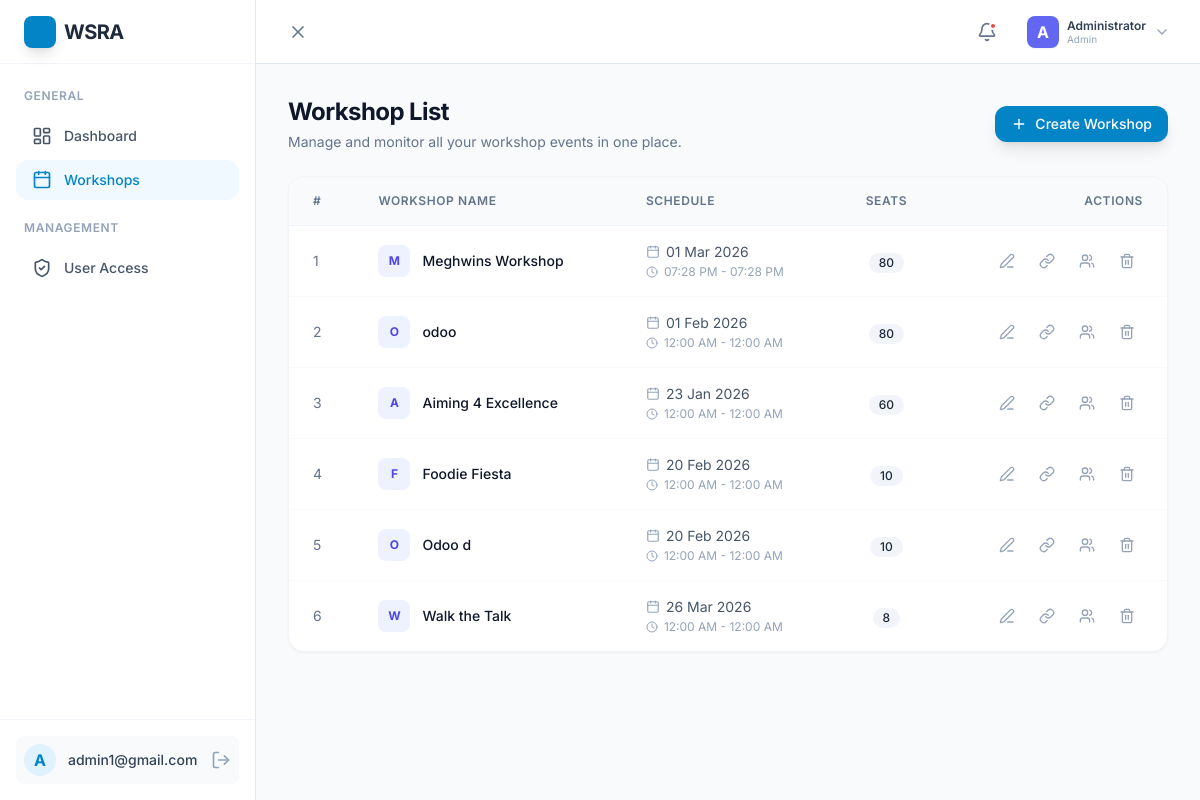
Page /show_workshop (signed in) on the committed database.
### main/models.py (models this page shows, shortened)
class User(AbstractBaseUser, PermissionsMixin):
    account_made_at = models.DateTimeField(auto_now=True,null=True,blank=True)
    email = models.EmailField(max_length=50, unique=True)
    password = models.CharField(max_length=500)
    first_name = models.CharField(max_length=50,blank=True,null=True)
    last_name = models.CharField(max_length=50,blank=True,null=True)
    is_admin = models.BooleanField(default=False)
    is_active = models.BooleanField(default=True)
    is_staff = models.BooleanField(default=False)
    is_superuser = models.BooleanField(default=False)
    phone_number = models.IntegerField(blank=True,null=True)
    designation = models.CharField(max_length=50,blank=True,null=True)
    roles = (("ADMIN", "ADMIN"), ("MANAGER", "MANAGER"))
    role = models.CharField(max_length=50,choices=roles, default="MANAGER")
    USERNAME_FIELD = 'email'
    objects = UserManager()

class Workshop(models.Model):
    workshop_name = models.CharField(max_length=200)
    workshop_start_date = models.DateTimeField(null=True,blank=True)
    workshop_end_date = models.DateTimeField(null=True,blank=True)
    workshop_description = models.TextField(null=True,blank=True)
    workshop_logo = models.ImageField(upload_to='logo/')
    workshop_location = models.CharField(max_length=500)
    company_logo  =models.ImageField(upload_to='company_logo/', null=True, blank=True)
    photos_link = models.CharField(null=True, blank=True,max_length=100)
    workshop_seats = models.IntegerField(null=True,blank=True)
    workshop_tables = models.IntegerField(null=True, blank=True)
    number_workshop_groups = models.IntegerField(null=True, blank=True)
    workshop_seats_per_table = models.IntegerField(null=True, blank=True)
    workshop_manager = models.ForeignKey(User, default=1, on_delete=models.SET_DEFAULT)
    workshop_uuid = models.UUIDField(default=uuid.uuid4)
    is_closed = models.BooleanField(default=False)
    presenter_tables = models.CharField(max_length=500, blank=True, null=True)
    is_designation_required = models.BooleanField(default=True)

### main/views.py (the view)
# urls.py: path('show_workshop', views.show_workshop, name="show_workshop"),
@login_required(login_url="../login/")
def show_workshop(request):
    data = models.Workshop.objects.all().order_by("-id")
    return render(request, "workshop/show_workshop.html", context={
        "data": data,
        "show_flag": True,
        "heading": "Workshop List",
        "columns": ["Sr No.", "Name", "Date", "Total Seats"],
        "add_url": "/add_workshop",
        "edit_url": "/edit_workshop",
        "delete_url": "/delete_workshop",
        "workshop_key": True
    })

### main/templates/workshop/show_workshop.html (shortened to what this page needs)
{% extends "base_new.html" %}
{% load static %}
{% block content %}
<div class="space-y-6">
    {% if show_flag %}
        <div class="flex items-center justify-between">
            <div>
                <h1 class="text-2xl font-bold text-slate-900 tracking-tight">{{ heading }}</h1>
                <p class="text-slate-500 text-sm mt-1">Manage and monitor all your workshop events in one place.</p>
            </div>
            <a href="{% url 'add_workshop' %}" class="inline-flex items-center px-4 py-2 text-sm font-medium text-white bg-primary-600 rounded-xl shadow-lg shadow-primary-200 hover:bg-primary-700 transition-all">
                <i data-lucide="plus" class="w-4 h-4 mr-2"></i>
                Create Workshop
            </a>
        </div>
        <div class="bg-white rounded-2xl border border-slate-100 shadow-sm overflow-hidden">
            <div class="overflow-x-auto">
                <table class="w-full text-left border-collapse">
                    <thead>
                        <tr class="bg-slate-50 border-b border-slate-100">
                            <th class="px-6 py-4 text-xs font-semibold text-slate-500 uppercase tracking-wider">#</th>
                            <th class="px-6 py-4 text-xs font-semibold text-slate-500 uppercase tracking-wider">Workshop Name</th>
                            <th class="px-6 py-4 text-xs font-semibold text-slate-500 uppercase tracking-wider">Schedule</th>
                            <th class="px-6 py-4 text-xs font-semibold text-slate-500 uppercase tracking-wider text-center">Seats</th>
                            <th class="px-6 py-4 text-xs font-semibold text-slate-500 uppercase tracking-wider text-right">Actions</th>
                        </tr>
                    </thead>
                    <tbody class="divide-y divide-slate-50">
                        {% for obj in data %}
                        <tr class="hover:bg-slate-50/50 transition-colors group">
                            <td class="px-6 py-4 text-sm text-slate-500">{{ forloop.counter }}</td>
                            <td class="px-6 py-4">
                                <div class="flex items-center">
                                    <div class="w-8 h-8 rounded-lg bg-indigo-50 text-indigo-600 flex items-center justify-center mr-3 font-bold text-xs">
                                        {{ obj.workshop_name|slice:":1"|upper }}
                                    </div>
                                    <span class="text-sm font-medium text-slate-900">{{ obj.workshop_name }}</span>
                                </div>
                            </td>
                            <td class="px-6 py-4">
                                <div class="text-sm text-slate-600 space-y-0.5">
                                    <div class="flex items-center">
                                        <i data-lucide="calendar" class="w-3.5 h-3.5 mr-1.5 text-slate-400"></i>
                                        {{ obj.workshop_start_date|date:"d M Y" }}
                                    </div>
                                    <div class="flex items-center text-xs text-slate-400">
                                        <i data-lucide="clock" class="w-3 h-3 mr-1.5"></i>
                                        {{ obj.workshop_start_date|date:"h:i A" }} - {{ obj.workshop_end_date|date:"h:i A" }}
                                    </div>
                                </div>
                            </td>
                            <td class="px-6 py-4 text-center">
                                <span class="inline-flex items-center px-2.5 py-0.5 rounded-full text-xs font-medium bg-slate-100 text-slate-800">
                                    {{ obj.workshop_seats }}
                                </span>
                            </td>
                            <td class="px-6 py-4 text-right">
                                <div class="flex items-center justify-end space-x-2">
                                    <a href="{% url 'edit_workshop' obj.pk %}" class="p-2 text-slate-400 hover:text-emerald-600 hover:bg-emerald-50 rounded-lg transition-all" title="Edit Workshop">
                                        <i data-lucide="edit-3" class="w-4 h-4"></i>
                                    </a>
                                    <a href="{% url 'visitor_registration_form' obj.workshop_uuid %}" target="_blank" class="p-2 text-slate-400 hover:text-amber-600 hover:bg-amber-50 rounded-lg transition-all" title="Registration Link">
                                        <i data-lucide="link" class="w-4 h-4"></i>
                                    </a>
                                    <a href="{% url 'show_visitors' obj.pk %}" class="p-2 text-slate-400 hover:text-blue-600 hover:bg-blue-50 rounded-lg transition-all" title="View Visitors">
                                        <i data-lucide="users" class="w-4 h-4"></i>
                                    </a>
                                    <button data-url='{% url "delete_workshop" obj.pk %}' onclick="confirmDelete(this.dataset.url)" class="p-2 text-slate-400 hover:text-rose-600 hover:bg-rose-50 rounded-lg transition-all" title="Delete Workshop">
                                        <i data-lucide="trash-2" class="w-4 h-4"></i>
                                    </button>
                                </div>
                            </td>
                        </tr>
                        {% empty %}
                        <tr>
                            <td colspan="5" class="px-6 py-12 text-center text-slate-500 italic">No workshops found. Create one to get started!</td>
                        </tr>
                        {% endfor %}
                    </tbody>
                </table>
            </div>
        </div>
    {% endif %}
</div>
{% endblock content %}

### main/templates/components/sidebar.html (shortened to what this page needs)
<div class="fixed inset-y-0 left-0 z-50 flex flex-col w-64 transition-transform duration-300 transform bg-white border-r border-slate-200"
     :class="{ '-translate-x-full': !sidebarOpen, 'translate-x-0': sidebarOpen }">
    <div class="flex items-center justify-between h-16 px-6 border-b border-slate-100">
        <a href="/" class="flex items-center space-x-2">
            <div class="flex items-center justify-center w-8 h-8 rounded-lg bg-primary-600 text-white shadow-lg">
                <i data-lucide="antigravity" class="w-5 h-5"></i>
            </div>
            <span class="text-xl font-bold tracking-tight text-slate-800">WSRA</span>
        </a>
    </div>
    <nav class="flex-1 p-4 space-y-1 overflow-y-auto">
        <div class="px-2 py-2 text-xs font-semibold tracking-wider text-slate-400 uppercase">General</div>
        <a href="{% url 'home' %}" class="flex items-center px-4 py-2.5 text-sm font-medium transition-colors rounded-xl hover:bg-slate-50 {% if request.path == '/' %}bg-primary-50 text-primary-600{% else %}text-slate-600 hover:text-slate-900{% endif %}">
            <i data-lucide="layout-dashboard" class="w-5 h-5 mr-3"></i>
            Dashboard
        </a>
        <a href="{% url 'show_workshop' %}" class="flex items-center px-4 py-2.5 text-sm font-medium transition-colors rounded-xl hover:bg-slate-50 {% if 'show_workshop' in request.path or 'show_visitors' in request.path %}bg-primary-50 text-primary-600{% else %}text-slate-600 hover:text-slate-900{% endif %}">
            <i data-lucide="calendar" class="w-5 h-5 mr-3"></i>
            Workshops
        </a>
        <div class="pt-4 px-2 py-2 text-xs font-semibold tracking-wider text-slate-400 uppercase">Management</div>
        <a href="{% url 'show_users' %}" class="flex items-center px-4 py-2.5 text-sm font-medium transition-colors rounded-xl hover:bg-slate-50 {% if 'show_users' in request.path %}bg-primary-50 text-primary-600{% else %}text-slate-600 hover:text-slate-900{% endif %}">
            <i data-lucide="shield-check" class="w-5 h-5 mr-3"></i>
            User Access
        </a>
    </nav>
    <div class="p-4 border-t border-slate-100">
        <div class="flex items-center justify-between p-2 rounded-lg bg-slate-50">
            <div class="flex items-center min-w-0">
                <div class="w-8 h-8 rounded-full bg-primary-100 flex items-center justify-center text-primary-600 font-bold">
                    {{ request.user.email|slice:":1"|upper }}
                </div>
                <div class="ml-3 min-w-0">
                    <p class="text-sm font-medium text-slate-700 truncate">{{ request.user.email }}</p>
                </div>
            </div>
            <a href="/logout/" title="Logout" class="text-slate-400 hover:text-red-500">
                <i data-lucide="log-out" class="w-5 h-5"></i>
            </a>
        </div>
    </div>
</div>

### main/templates/components/navbar.html (shortened to what this page needs)
<header class="flex items-center justify-between h-16 px-6 bg-white border-b border-slate-200 shrink-0">
    <div class="flex items-center">
        <button @click="sidebarOpen = !sidebarOpen" class="p-2 mr-4 text-slate-500 transition-colors rounded-lg hover:bg-slate-50 focus:outline-none">
            <i data-lucide="x" class="w-5 h-5" x-show="sidebarOpen"></i>
        </button>
    </div>
    <div class="flex items-center space-x-4">
        <button class="relative p-2 text-slate-500 transition-colors rounded-lg hover:bg-slate-50 focus:outline-none">
            <i data-lucide="bell" class="w-5 h-5"></i>
            <span class="absolute top-2 right-2 w-2 h-2 bg-red-500 rounded-full border-2 border-white"></span>
        </button>
        <div class="relative" x-data="{ open: false }">
            <button @click="open = !open" class="flex items-center space-x-2 p-1.5 focus:outline-none transition-colors rounded-xl hover:bg-slate-50">
                <div class="w-8 h-8 rounded-lg bg-indigo-500 flex items-center justify-center text-white font-bold shadow-sm">
                    {{ request.user.email|slice:":1"|upper }}
                </div>
                <div class="hidden sm:block text-left">
                    <p class="text-xs font-semibold text-slate-700 leading-tight">Administrator</p>
                    <p class="text-[10px] text-slate-400 leading-tight">Admin</p>
                </div>
                <i data-lucide="chevron-down" class="w-4 h-4 text-slate-400 transition-transform" :class="{ 'rotate-180': open }"></i>
            </button>
        </div>
    </div>
</header>

### rows in the picture
User: user.email "A", user.email "admin1@gmail.com"
Workshop: workshop_name "M", workshop_name "Meghwins Workshop", workshop_start_date "01 Mar 2026", workshop_start_date "07:28 PM", workshop_end_date "07:28 PM", workshop_seats "80"
Workshop: workshop_name "O", workshop_name "odoo", workshop_start_date "01 Feb 2026", workshop_start_date "12:00 AM", workshop_end_date "12:00 AM", workshop_seats "80"
Workshop: workshop_name "A", workshop_name "Aiming 4 Excellence", workshop_start_date "23 Jan 2026", workshop_start_date "12:00 AM", workshop_end_date "12:00 AM", workshop_seats "60"
Workshop: workshop_name "F", workshop_name "Foodie Fiesta", workshop_start_date "20 Feb 2026", workshop_start_date "12:00 AM", workshop_end_date "12:00 AM", workshop_seats "10"
Workshop: workshop_name "O", workshop_name "Odoo d", workshop_start_date "20 Feb 2026", workshop_start_date "12:00 AM", workshop_end_date "12:00 AM", workshop_seats "10"
Workshop: workshop_name "W", workshop_name "Walk the Talk", workshop_start_date "26 Mar 2026", workshop_start_date "12:00 AM", workshop_end_date "12:00 AM", workshop_seats "8"

### other values in the picture
{{ heading }} "Workshop List"
